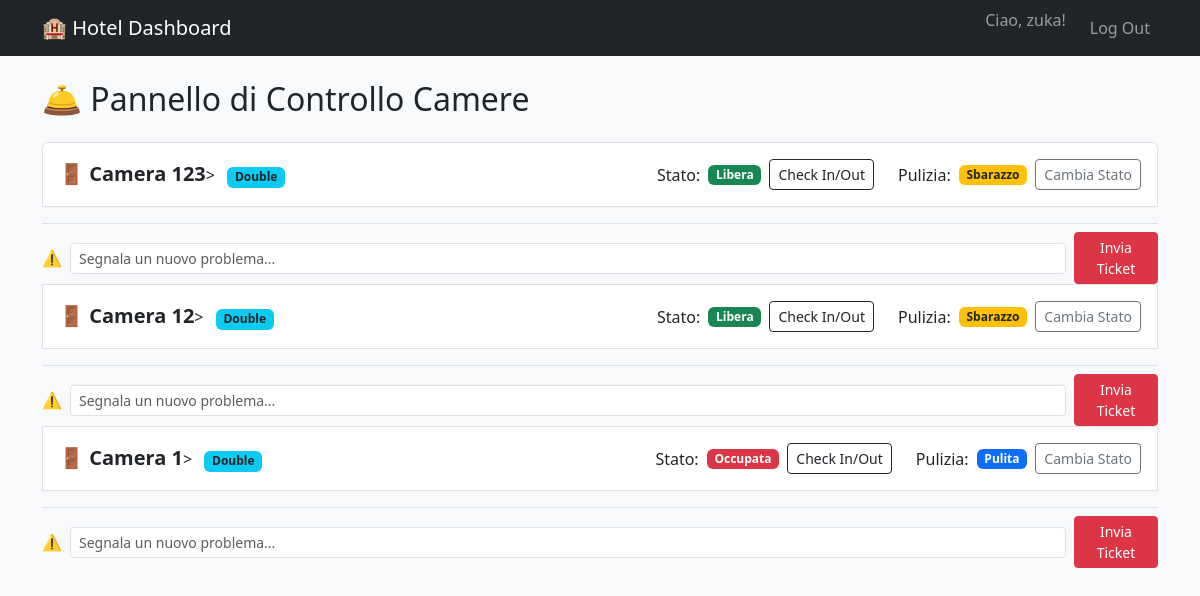
Page / (signed in) on the earlier database version.
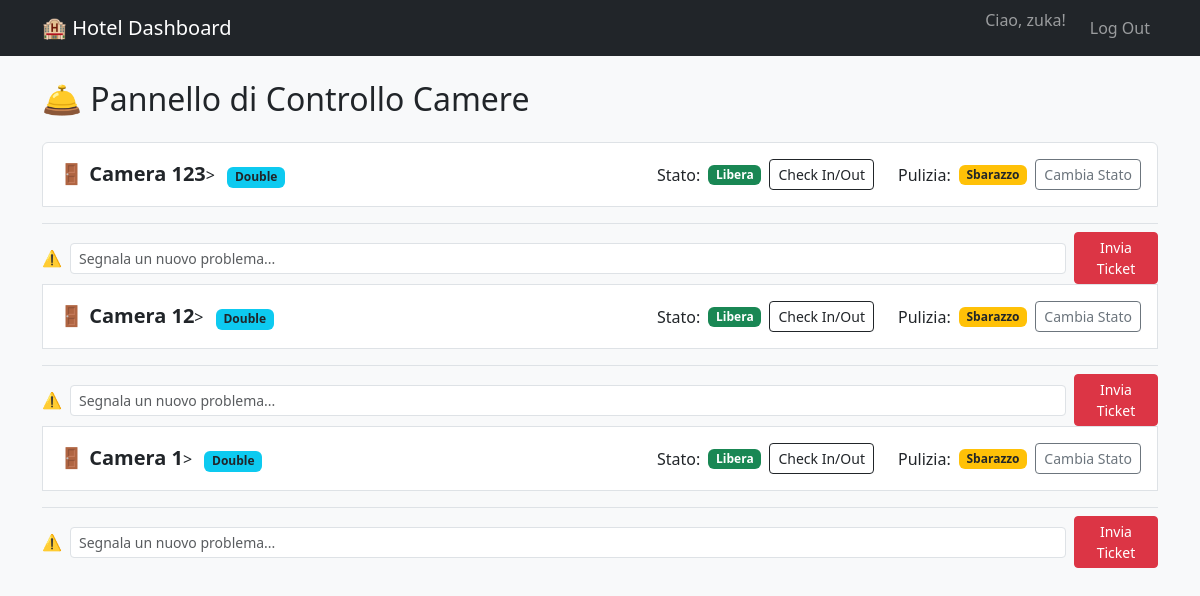
Same page on the later database version.
### hotel/models.py (models this page shows, shortened)
class HotelRoom(models.Model):
    ROOM_TYPES = [
        ('SGL', 'Single'),
        ('DBL', 'Double'),
        ('TWN', 'Twin'),
        ('SUI', 'Suite'),
    ]
    room_number = models.IntegerField(unique=True, verbose_name="Numero Camera")
    is_clean = models.BooleanField(default=True, verbose_name="Pulita")
    is_occupied = models.BooleanField(default=False, verbose_name="Occupata")
    room_type = models.CharField(max_length=3, choices=ROOM_TYPES, default='DBL', verbose_name="Tipo Camera")
    is_out_of_order = models.BooleanField(default=False, verbose_name="Fuori Servizio")
    notes = models.TextField(blank=True, null=True, verbose_name="Note")

### hotel/views.py (the view)
# urls.py: path('', dashboard, name='dashboard'),
@login_required
def dashboard(request):
    rooms = HotelRoom.objects.all()
    is_reception = request.user.groups.filter(name='Reception').exists()
    is_housekeeping = request.user.groups.filter(name='Housekeeping').exists()
    is_facchini = request.user.groups.filter(name='Facchini').exists()
    context = {
        'rooms': rooms,
        'is_reception': is_reception,
        'is_housekeeping': is_housekeeping,
        'is_facchini': is_facchini,
    }
    return render(request, 'pages/dashboard.html', context)

### hotel/templates/pages/dashboard.html (shortened to what this page needs)
{% extends 'base.html' %}
{% block content %}
    <h2 class="mb-4">🛎️ Pannello di Controllo Camere</h2>
    <ul class="list-group">
        {% for room in rooms %}
            <li class="list-group-item d-flex justify-content-between align-items-start p-3">
                <div class="me-auto">
                    <span class="fs-5">🚪 <strong>Camera {{ room.room_number }}</strong></span>>
                    <span class="badge bg-info text-dark ms-2">{{ room.get_room_type_display }}</span>
                </div>
                <div class="d-flex align-items-center mt-2 mt-md-0">
                    <span class="me-2">Stato:</span>
                    {% if room.is_occupied %}
                        <span class="badge bg-danger me-2">Occupata</span>
                    {% else %}
                        <span class="badge bg-success me-2">Libera</span>
                    {% endif %}
                    {% if is_reception or user.is_superuser %}
                    <form method="POST" action="{% url 'toggle_occupancy' room.id %}" class="d-inline me-4">
                        <button type="submit" class="btn btn-sm btn-outline-dark">Check In/Out</button>
                    </form>
                    {% else %}
                    <span class="me-4"></span>
                    {% endif %}
                    <span class="me-2">Pulizia:</span>
                    {% if room.is_clean %}
                        <span class="badge bg-primary me-2">Pulita</span>
                    {% else %}
                        <span class="badge bg-warning text-dark me-2">Sbarazzo</span>
                    {% endif %}
                    {% if is_housekeeping or user.is_superuser %}
                    <form method="POST" action="{% url 'toggle_clean' room.id %}" class="d-inline">
                        <button type="submit" class="btn btn-sm btn-outline-secondary">Cambia Stato</button>
                    </form>
                    {% endif %}
                </div>
            </li>
                {% if is_reception or user.is_superuser %}
                <div class="mt-3 border-top pt-2 w-100">
                    <form method="POST" action="{% url 'create_ticket' room.id %}" class="d-flex align-items-center">
                        <span class="me-2">⚠️</span>
                        <input type="text" name="informazione" class="form-control form-control-sm me-2" placeholder="Segnala un nuovo problema..." required>
                        <button type="submit" class="btn btn-sm btn-danger text-white">Invia Ticket</button>
                    </form>
                </div>
                {% endif %}
        {% empty %}
            <div class="alert alert-info">Nessuna camera registrata.</div>
        {% endfor %}
    </ul>
{% endblock content %}

Differences in the rows shown:
changed HotelRoom (number 3 of 3 on the later page): is_occupied "Occupata" → "Libera"; is_clean "Pulita" → "Sbarazzo"
